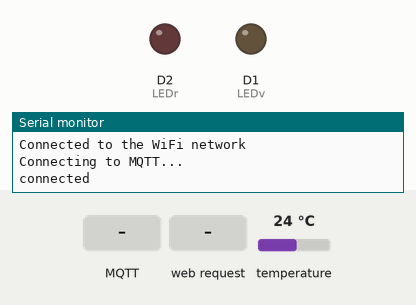
Bench run of a sketch on a simulated ESP8266 (Wemos D1 mini). Parts: output pins drawn as LEDs (lit = HIGH), the last lines printed to the serial monitor. The inputs (shaded band) are chosen by the test bench; at power-on: temperature 24 °C. WiFi joins after 1.5 s; servers stay silent unless stated; no MQTT or app messages arrive unless stated.

Above: at 2.7 s.
2.8 s: MQTT message "on" arrives on the first subscribed topic
At 5.3 s:
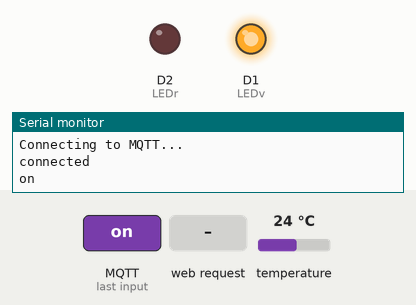
5.8 s: MQTT message "90" arrives on the second subscribed topic
At 6.3 s:
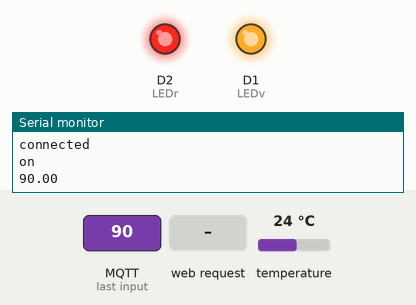
7.3 s: HTTP request GET /prog received
At 28.6 s:
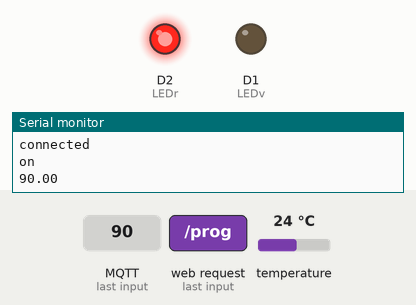
Timing chart, 0 to 38.9 s (numbered marks = the images above; inputs shaded):
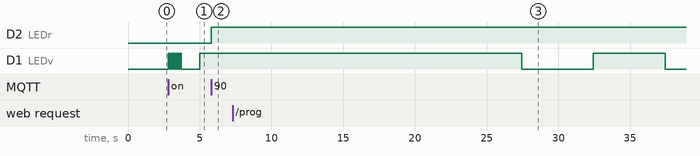

The sketch:

SimpleOTAwNodeRED.ino
```cpp
/*
* Code par Julfi fondateur de Weldybox
* Version : 12/01/2019
*
* Code d'interaction avec wemos d1 mini.
* Intéraction MQTT (publish subscribe) Broker MQTT
* Programmation OTA sur commande avec WebServeur
* Intéraction MQTT et OTA contrôlable depuis Node-RED
*
* Ce code fournis tous les X temps.
*/

#include <ESP8266WiFi.h>
#include <ESP8266mDNS.h>
#include <WiFiUdp.h>
#include <ArduinoOTA.h>
#include <ESP8266WebServer.h>
#include <PubSubClient.h>
#include <Wire.h>
#include <SPI.h>
#include <Adafruit_Sensor.h>
#include <Adafruit_BME280.h>

/*
 * On définit le SSID et la clé WPA.
 */

char tempX[5];
bool automatic = false;

float tempMAX; //Définition la variable qui détermine la valeur max avant trigger

const char* ssid = "";
const char* password = "";
const char* mqtt_server = "192.168.1.222";

/*
 * Définition des différents objets
 */
Adafruit_BME280 bme; //Objet bme pour gérer la librairie BME
ESP8266WebServer server; //Création de l'objet sever qui sera notre serveur Web pour OTA
WiFiClient espClient; //Création du client WIFI
PubSubClient client(espClient); //Création de l'objet client pour gérer les messages MQTT

/*
 * Création des variables de gestions des delay
 */
unsigned long current = 0; //Nombre de secondes écoulés depuis le début
unsigned long previousLED = 0; //Dernier indicateur de temps concernant le changemenet d'état de la LED
unsigned long previousBME = 0; //Dernier indicateur de temps concernant le changement d'état du BME
int intervalLED = 5000; //Interval de changement d'état de la LED
const long intervalBME = 900000; //Interval de changement d'état du BME

bool prog = true; //Définir la variable programmation true
uint16_t time_elapsed = 0; //Définir le temps écoulé pour la programmation OTA
int LEDv = D1;
int LEDr = D2;
char buf[20]; //définition du buffer

void setup() {
  /*
   * Début du Wire qui permet d'utiliser la connexion I2C avec le BME
   */
  Wire.begin(2, 12);
  Wire.setClock(100000);

  Serial.begin(115200);
  pinMode(LEDv, OUTPUT);
  pinMode(LEDr, OUTPUT);
  digitalWrite(LEDr, LOW);

  /*
   * Initialisation du Wifi
   */
  WiFi.begin(ssid, password);
  while (WiFi.status() != WL_CONNECTED) {
    delay(500);
    Serial.println("Connecting to WiFi..");
  }
  Serial.println("Connected to the WiFi network");

 /*
  * Initialisation du broker MQTT
  */
  client.setServer(mqtt_server, 2222);
  client.setCallback(callback);
  while (!client.connected()) {
    Serial.println("Connecting to MQTT...");
    if (client.connect("BMESensor")) { //On se connecte au broker avec l'identifiant BMEsensor
      Serial.println("connected");
    } else {
      Serial.print("failed with state ");
      Serial.print(client.state());
      delay(2000);
    }

    /*
     * Initialisation du lien I2C avec le BME
     */
    bool status;
    status = bme.begin(0x76);//L'adresse du couple de connecteur I2C
    if (!status) {
        Serial.println("Could not find a valid BME280 sensor, check wiring!");
        while (1);
    }

    /*
     * Initialisation d'OTA
     */
    ArduinoOTA.onStart([]() {
    String type;
    if (ArduinoOTA.getCommand() == U_FLASH) {
      type = "sketch";
    } else { // U_SPIFFS
      type = "filesystem";
    }

    // NOTE: if updating SPIFFS this would be the place to unmount SPIFFS using SPIFFS.end()
    Serial.println("Start updating " + type);
  });
  ArduinoOTA.onEnd([]() {
    Serial.println("\nEnd");
  });
  ArduinoOTA.onProgress([](unsigned int progress, unsigned int total) {
    Serial.printf("Progress: %u%%\r", (progress / (total / 100)));
  });
  ArduinoOTA.onError([](ota_error_t error) {
    Serial.printf("Error[%u]: ", error);
    if (error == OTA_AUTH_ERROR) {
      Serial.println("Auth Failed");
    } else if (error == OTA_BEGIN_ERROR) {
      Serial.println("Begin Failed");
    } else if (error == OTA_CONNECT_ERROR) {
      Serial.println("Connect Failed");
    } else if (error == OTA_RECEIVE_ERROR) {
      Serial.println("Receive Failed");
    } else if (error == OTA_END_ERROR) {
      Serial.println("End Failed");
    }
  });
  ArduinoOTA.begin();
  }

  /*
   * Si l'event /prog est detecté, on lance la programmation OTA
   */
  server.on("/prog",[](){
  server.send(200,"text/plain", "programming...");
  prog = true; //On définit la variable programmation à vrai
  time_elapsed = 0; //Le temps écoulé à 0
  OTAprog(); //On lance la fonction de programmation OTA
  });

  server.begin(); //On lance le serveur pour écouter l'arrivé d'éventuelle requête HTTP

  Subinit(); //Subinit définit tous les topic dans lesquels l'ESP doit s'abonner

  client.publish("/BME/prog/ack", "ok");

}

void Subinit(){
  client.subscribe("/BME");
  client.subscribe("/BME/vmax");
}

/*
 * Fonction reconnexion au broker MQTT
 */
void reconnect() {
  // Loop until we're reconnected
  while (!client.connected()) {
    Serial.print("Attempting MQTT connection...");
    if (client.connect("BMESensor")) {
      Serial.println("connected");
    } else {
      Serial.print("failed, rc=");
      Serial.print(client.state());
      Serial.println(" try again in 5 seconds");
      delay(10);
    }
  }
}

/*
 * Fonction callback qui écoute l'arrivée d'éventuelles messages MQTT
 */
void callback(char* topic, byte* payload, unsigned int length) {
  String msg;

  for (int i = 0; i < length; i++) {
    msg += (char)payload[i]; //définition du message recus au topic X
}

  if (strcmp(topic,"/BME")==0){ //si le message reçus sur le topic /BME est ok
    if (msg == "on"){
      for(int i = 0; i<10; i++){
        digitalWrite(LEDv, !digitalRead(LEDv)); //On fait clignoter les LED
        delay(100);
      }
      automatic = true;
      //Serial.println(automatic);
    }else{
      automatic = false;
      //Serial.println(automatic);
    }
    Serial.println(msg);
  }
  else if(strcmp(topic,"/BME/vmax")==0){ //Si un message est reçus sur le topic /BME/Vmax
    tempMAX = msg.toFloat(); //On change la valeure de la variable Vmax
    delay(10);
    Serial.println(tempMAX);
  }
}

/*
 * Fonction client qui rassemble l'ensemble des fonctions d'écoutes et de managment.
 */
void loop() {
  if (!client.connected()) {
    reconnect(); //Si le client n'est pas connecté alors on se reconnect
  }
  server.handleClient(); //On écoute l'arrivée de nouveaux messages du Webserver
  client.loop(); //On écoute l'arrivée de message MQTT
  ManageLED(); //On regarde s'il faut clignoter les LED
  ManageBME(); //On regarde s'il faut envoyer un message MQTT vers le broker
  Chauffage();
}

void Chauffage (){
  if (automatic){
    if (bme.readTemperature() < tempMAX){
      digitalWrite(LEDr, HIGH);
      delay(10);
    }else{
      digitalWrite(LEDr, LOW);
      delay(10);
    }
  }else{
    digitalWrite(LEDr, LOW);
    delay(10);
  }
}

/*
 * Fonction qui regarde s'il faut envoyer une donnée au broker
 */
void ManageBME (){
  current = millis();
  if (current - previousBME >= intervalBME){ //Si l'interval de temps correspond au temps entre previous et current
    previousBME = current;
    float hum = bme.readHumidity();
    float temp = bme.readTemperature();
    char* msgTemp = dtostrf(temp, 4, 2, tempX);
    client.publish("/BME/temp", msgTemp); //On convertit puis on envoie les données au broker
    delay(10);

    Serial.println("msg BME envoyé");
    Serial.print("température = ");
    Serial.println(temp);
    Serial.println();

    //char tempX[5];
    char* msgHum = dtostrf(hum, 4, 2, tempX);
    client.publish("/BME/hum", msgHum);

    Serial.println("msg BME envoyé");
    Serial.print("humidity = ");
    Serial.println(hum);
    Serial.println();
    delay(10);
  }
}

/*
 * Fonction qui détermine s'il faut faire clignoter la LED
 */
void ManageLED (){
  current = millis();
  if (current - previousLED >= intervalLED){ //Si le code est lancé depuis 1 seconde
    previousLED = current;
    digitalWrite(LEDv, !digitalRead(LEDv)); //Alors on fait clignoter la LED
    delay(10);
  }
}

/*
 * Fonction qui envoie un accusé de reception une fois l'interval du programmation OTA est terminé
 */
void SendDataACK () {
  if (!client.connected()) {
    reconnect();
  }
  client.publish("/BME/prog/ack", "ok");
  delay(100);
  Subinit();
}

/*
 * Fonction qui met le programme en pause pendant 15 secondes et écoute l'arrivé de donnée.
 */
void OTAprog(){
  if(prog)
  {
    uint16_t time_start = millis();
    while(time_elapsed < 15000) //Tant qu'il n'y a pas eu 15 secondes d'écoulé
    {
      digitalWrite(LEDv, HIGH); //La LED reste allumé
      ArduinoOTA.handle(); //On écoute l'arrivé d'éventuel de code
      time_elapsed = millis()-time_start;
      delay(10);
    }
    delay(10);
    SendDataACK();
    digitalWrite(LEDv, LOW); //On éteint la LED
    prog = false; //On définie la variable de programmation à false
  }
}
```

Measured:
- after the input at 5.8 s, D2 (LEDr): LOW → HIGH at once
